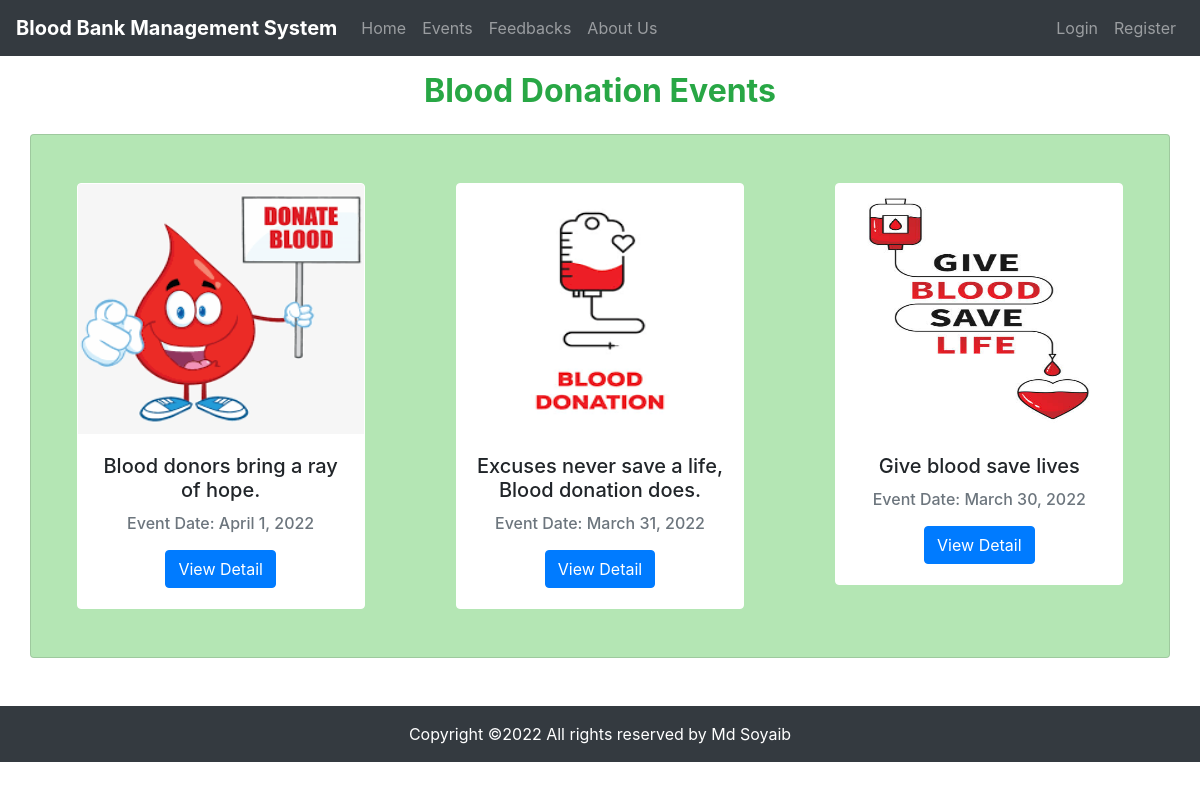
/event, run on the app's committed database.
### app/models.py (models this page shows)
class Event(models.Model):
    title = models.CharField(max_length=255, null=True, blank=True)
    organized_by = models.CharField(max_length=255, null=True, blank=True)
    description = models.TextField(null=True, blank=True)
    event_date = models.DateField(null=True, blank=True)
    event_time = models.TimeField(null=True, blank=True)
    address = models.CharField(max_length=255, null=True, blank=True)
    photo = models.ImageField(null=True, blank=True, upload_to='images')
    event_dt = models.DateTimeField(null=True, blank=True)
    registration = models.PositiveIntegerField(null=True, blank=True, default=0)
    created_at = models.DateTimeField(auto_now_add=True, blank=True, null=True)
    updated_at = models.DateTimeField(auto_now=True, blank=True, null=True)

### app/views.py (the view, shortened to what this page needs)
# urls.py: path('event', Events.as_view(), name="event"),
class Events(View):
    def get(self, request):
        event = Event.objects.all().order_by('-id')
        return render(request, 'event.html', {'event':event})

### templates/event.html (shortened to what this page needs)
{% extends 'base.html' %}
{% block content %}
    <div class="event">
        <div class="container">
            <div class="row">
                <div class="col-lg-12 mt-3 text-center text-success">
                    <h2><b>Blood Donation Events</b></h2>
                </div>
                <div class="col-lg-12 mt-3 mb-5 card" style="background-color: rgb(180, 230, 180);">
                    <div class="row">
                        {% for event in event %}
                        <div class="col-lg-4 mx-auto m-5 text-center">
                            <div class="card mx-auto border-white" style="width: 18rem;">
                                <img class="card-img-top" src="/media/{{event.photo}}" alt="event image" height="250px">
                                <div class="card-body">
                                  <h5 class="card-title">{{event.title}}</h5>
                                  <h6 class="text-secondary">Event Date: {{event.event_date}}</h6>
                                  <button class="btn btn-primary mt-2"><a href="#viewModal{{event.id}}" class="view text-white" style="text-decoration: none;" data-toggle="modal"
                                  data-target="#viewModal{{event.id}}">View Detail</a></button>
                                </div>
                            </div>
                        </div>
                        {% endfor %}
                    </div>
                </div>
            </div>
        </div>
    </div>
{% endblock content %}

### data on the page
Event: photo (picture), title "Blood donors bring a ray of hope.", event_date "April 1, 2022"
Event: photo (picture), title "Excuses never save a life, Blood donation does.", event_date "March 31, 2022"
Event: photo (picture), title "Give blood save lives", event_date "March 30, 2022"
